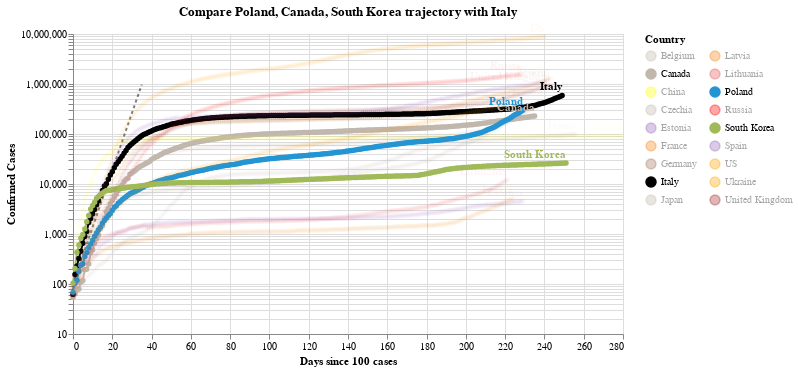

Notebook source saved alongside this figure:
### Code cell
#hide_input
chart3 = make_since_chart(dff2, ['Poland', 'Canada', 'South Korea'], baseline_countries)
chart3

### Figure 1 — Vega-Lite specification as saved in the notebook (floating-point values rounded to 4 significant figures; data arrays with more than 128 entries replaced by an {"elided": "..."} marker saying what was removed)
{"config": {"view": {"continuousWidth": 400, "continuousHeight": 300}}, "layer": [{"data": {"name": "data-628230001892d6798b50651be41d1b3e"}, "mark": {"type": "line", "color": "black", "opacity": 0.5, "strokeDash": [3, 3]}, "encoding": {"x": {"type": "quantitative", "field": "Days since 100 cases"}, "y": {"type": "quantitative", "field": "Confirmed Cases"}}}, {"data": {"name": "data-1b775b5240cce83a2ba7a2672ca4637a"}, "mark": {"type": "line", "point": true}, "encoding": {"color": {"type": "nominal", "field": "Country", "legend": {"columns": 2}, "scale": {"domain": ["Belgium", "Canada", "China", "Czechia", "Estonia", "France", "Germany", "Italy", "Japan", "Latvia", "Lithuania", "Poland", "Russia", "South Korea", "Spain", "US", "Ukraine", "United Kingdom"], "range": ["#C1B7AD", "#C1B7AD", "yellow", "#C1B7AD", "#9467bd", "#F58518", "#9D755D", "black", "#C1B7AD", "#F58518", "#E45756", "#2495D3", "red", "#A1BA59", "#9467bd", "orange", "orange", "brown"]}}, "opacity": {"condition": {"value": 1, "selection": "selector001"}, "value": 0.05}, "tooltip": [{"type": "nominal", "field": "Country"}, {"type": "temporal", "field": "Date"}, {"type": "quantitative", "field": "Confirmed Cases"}, {"type": "quantitative", "field": "Days since 100 cases"}], "x": {"type": "quantitative", "field": "Days since 100 cases"}, "y": {"type": "quantitative", "field": "Confirmed Cases", "scale": {"type": "log"}}}, "selection": {"selector001": {"type": "multi", "fields": ["Country"], "bind": "legend", "init": [{"Country": "Poland"}, {"Country": "Canada"}, {"Country": "South Korea"}, {"Country": "Italy"}]}}, "width": 550}, {"data": {"name": "data-1b775b5240cce83a2ba7a2672ca4637a"}, "mark": {"type": "text", "align": "right", "dy": -8, "fontWeight": "bold"}, "encoding": {"color": {"type": "nominal", "field": "Country", "legend": {"columns": 2}, "scale": {"domain": ["Belgium", "Canada", "China", "Czechia", "Estonia", "France", "Germany", "Italy", "Japan", "Latvia", "Lithuania", "Poland", "Russia", "South Korea", "Spain", "US", "Ukraine", "United Kingdom"], "range": ["#C1B7AD", "#C1B7AD", "yellow", "#C1B7AD", "#9467bd", "#F58518", "#9D755D", "black", "#C1B7AD", "#F58518", "#E45756", "#2495D3", "red", "#A1BA59", "#9467bd", "orange", "orange", "brown"]}}, "opacity": {"condition": {"value": 1, "selection": "selector001"}, "value": 0.05}, "text": {"type": "nominal", "field": "Country"}, "tooltip": [{"type": "nominal", "field": "Country"}, {"type": "temporal", "field": "Date"}, {"type": "quantitative", "field": "Confirmed Cases"}, {"type": "quantitative", "field": "Days since 100 cases"}], "x": {"type": "quantitative", "field": "Days since 100 cases"}, "y": {"type": "quantitative", "field": "Confirmed Cases", "scale": {"type": "log"}}}, "transform": [{"filter": "(datum['Date'] >= 1603843200000)"}], "width": 550}], "title": "Compare Poland, Canada, South Korea trajectory with Italy", "$schema": "https://vega.github.io/schema/vega-lite/v4.8.1.json", "datasets": {"data-628230001892d6798b50651be41d1b3e": [{"Days since 100 cases": 0, "Confirmed Cases": 100.0}, {"Days since 100 cases": 1, "Confirmed Cases": 130.0}, {"Days since 100 cases": 2, "Confirmed Cases": 169.0}, {"Days since 100 cases": 3, "Confirmed Cases": 219.7}, {"Days since 100 cases": 4, "Confirmed Cases": 285.6}, {"Days since 100 cases": 5, "Confirmed Cases": 371.3}, {"Days since 100 cases": 6, "Confirmed Cases": 482.7}, {"Days since 100 cases": 7, "Confirmed Cases": 627.5}, {"Days since 100 cases": 8, "Confirmed Cases": 815.7}, {"Days since 100 cases": 9, "Confirmed Cases": 1060.0}, {"Days since 100 cases": 10, "Confirmed Cases": 1379.0}, {"Days since 100 cases": 11, "Confirmed Cases": 1792.0}, {"Days since 100 cases": 12, "Confirmed Cases": 2330.0}, {"Days since 100 cases": 13, "Confirmed Cases": 3029.0}, {"Days since 100 cases": 14, "Confirmed Cases": 3937.0}, {"Days since 100 cases": 15, "Confirmed Cases": 5119.0}, {"Days since 100 cases": 16, "Confirmed Cases": 6654.0}, {"Days since 100 cases": 17, "Confirmed Cases": 8650.0}, {"Days since 100 cases": 18, "Confirmed Cases": 11250.0}, {"Days since 100 cases": 19, "Confirmed Cases": 14620.0}, {"Days since 100 cases": 20, "Confirmed Cases": 19000.0}, {"Days since 100 cases": 21, "Confirmed Cases": 24710.0}, {"Days since 100 cases": 22, "Confirmed Cases": 32120.0}, {"Days since 100 cases": 23, "Confirmed Cases": 41750.0}, {"Days since 100 cases": 24, "Confirmed Cases": 54280.0}, {"Days since 100 cases": 25, "Confirmed Cases": 70560.0}, {"Days since 100 cases": 26, "Confirmed Cases": 91730.0}, {"Days since 100 cases": 27, "Confirmed Cases": 119300.0}, {"Days since 100 cases": 28, "Confirmed Cases": 155000.0}, {"Days since 100 cases": 29, "Confirmed Cases": 201500.0}, {"Days since 100 cases": 30, "Confirmed Cases": 262000.0}, {"Days since 100 cases": 31, "Confirmed Cases": 340600.0}, {"Days since 100 cases": 32, "Confirmed Cases": 442800.0}, {"Days since 100 cases": 33, "Confirmed Cases": 575600.0}, {"Days since 100 cases": 34, "Confirmed Cases": 748300.0}, {"Days since 100 cases": 35, "Confirmed Cases": 972800.0}], "data-1b775b5240cce83a2ba7a2672ca4637a": {"elided": "4317 records"}}}
